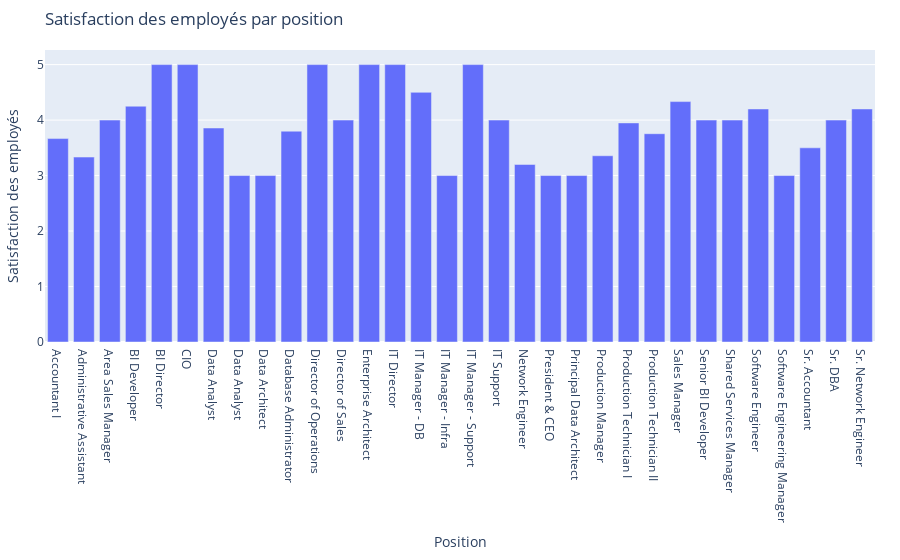

Here is the notebook cell this chart was saved with:
### Markdown cell above
## satisfaction par position

### Code cell
satsf_position = pd.DataFrame(df.groupby('Position')['EmpSatisfaction'].mean().reset_index())
fig = px.bar(satsf_position, x='Position', y='EmpSatisfaction', title="Satisfaction des employés par position")
fig.update_layout(xaxis_title='Position', yaxis_title="Satisfaction des employés", margin=dict(t=50, l=25, r=25, b=25))
fig.show()

### Figure 1 — Plotly figure (JSON) as saved in the notebook; plotly's stock layout.template omitted (floating-point values rounded to 4 significant figures)
{"data": [{"alignmentgroup": "True", "hovertemplate": "Position=%{x}<br>EmpSatisfaction=%{y}<extra></extra>", "legendgroup": "", "marker": {"color": "#636efa", "pattern": {"shape": ""}}, "name": "", "offsetgroup": "", "orientation": "v", "showlegend": false, "textposition": "auto", "type": "bar", "x": ["Accountant I", "Administrative Assistant", "Area Sales Manager", "BI Developer", "BI Director", "CIO", "Data Analyst", "Data Analyst ", "Data Architect", "Database Administrator", "Director of Operations", "Director of Sales", "Enterprise Architect", "IT Director", "IT Manager - DB", "IT Manager - Infra", "IT Manager - Support", "IT Support", "Network Engineer", "President & CEO", "Principal Data Architect", "Production Manager", "Production Technician I", "Production Technician II", "Sales Manager", "Senior BI Developer", "Shared Services Manager", "Software Engineer", "Software Engineering Manager", "Sr. Accountant", "Sr. DBA", "Sr. Network Engineer"], "xaxis": "x", "y": [3.667, 3.333, 4, 4.25, 5, 5, 3.857, 3, 3, 3.8, 5, 4, 5, 5, 4.5, 3, 5, 4, 3.2, 3, 3, 3.357, 3.949, 3.754, 4.333, 4, 4, 4.2, 3, 3.5, 4, 4.2], "yaxis": "y"}], "layout": {"barmode": "relative", "legend": {"tracegroupgap": 0}, "margin": {"b": 25, "l": 25, "r": 25, "t": 50}, "title": {"text": "Satisfaction des employés par position"}, "xaxis": {"anchor": "y", "domain": [0, 1], "title": {"text": "Position"}}, "yaxis": {"anchor": "x", "domain": [0, 1], "title": {"text": "Satisfaction des employés"}}}}
